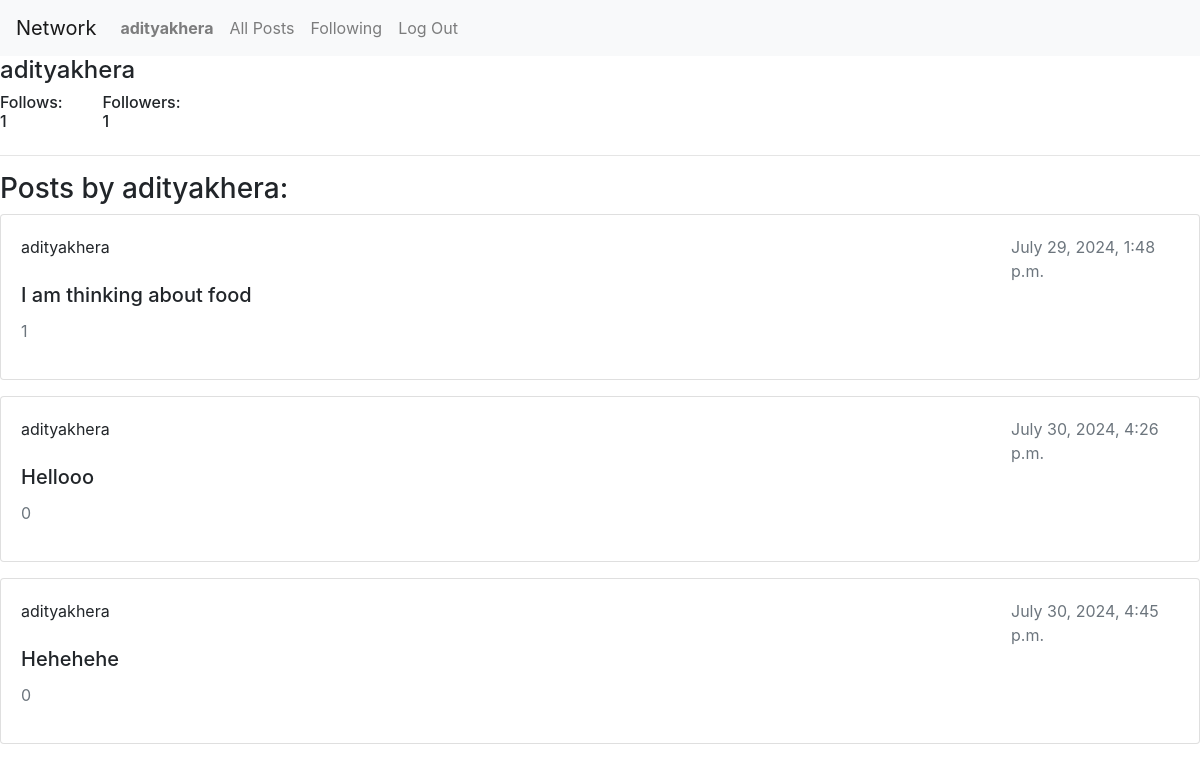
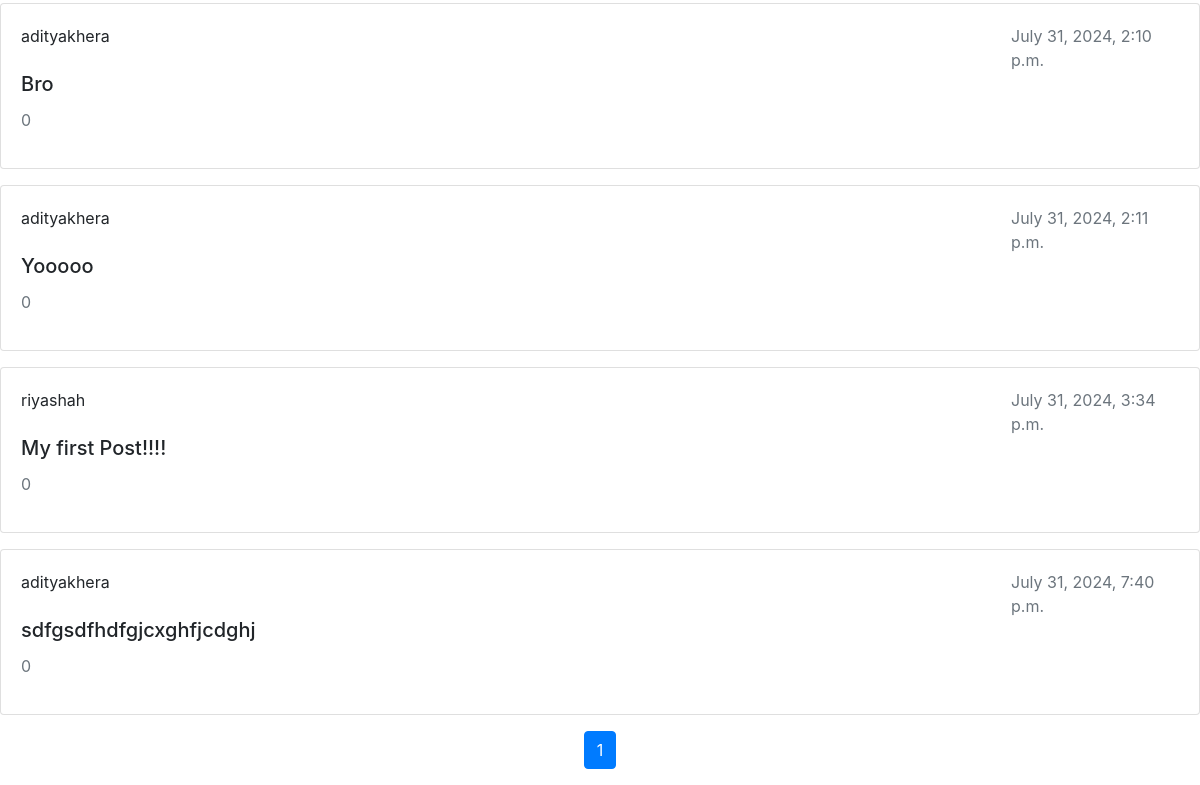
The app's page /profile/adityakhera (signed in), older data (2 pictures, top to bottom).
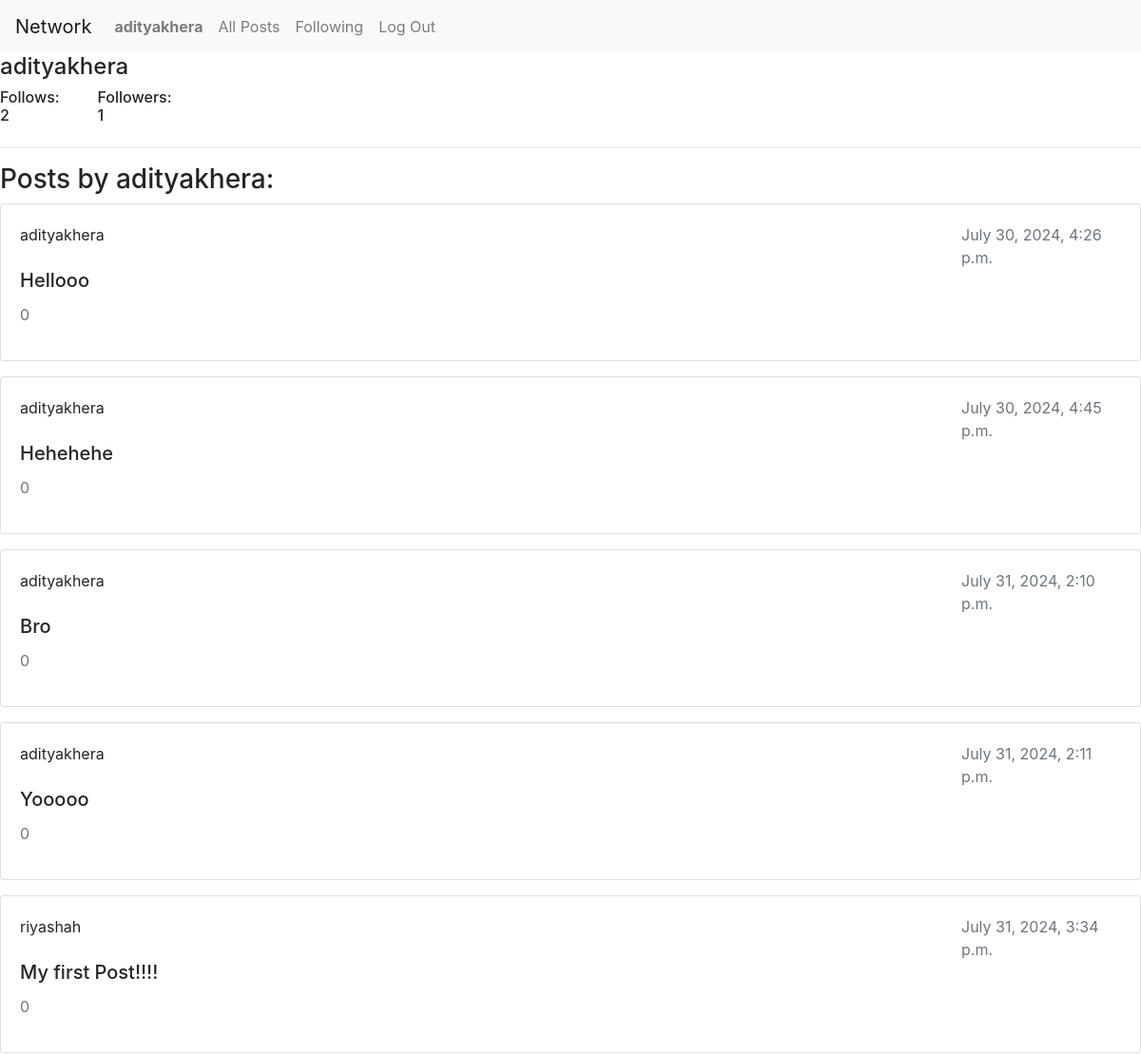
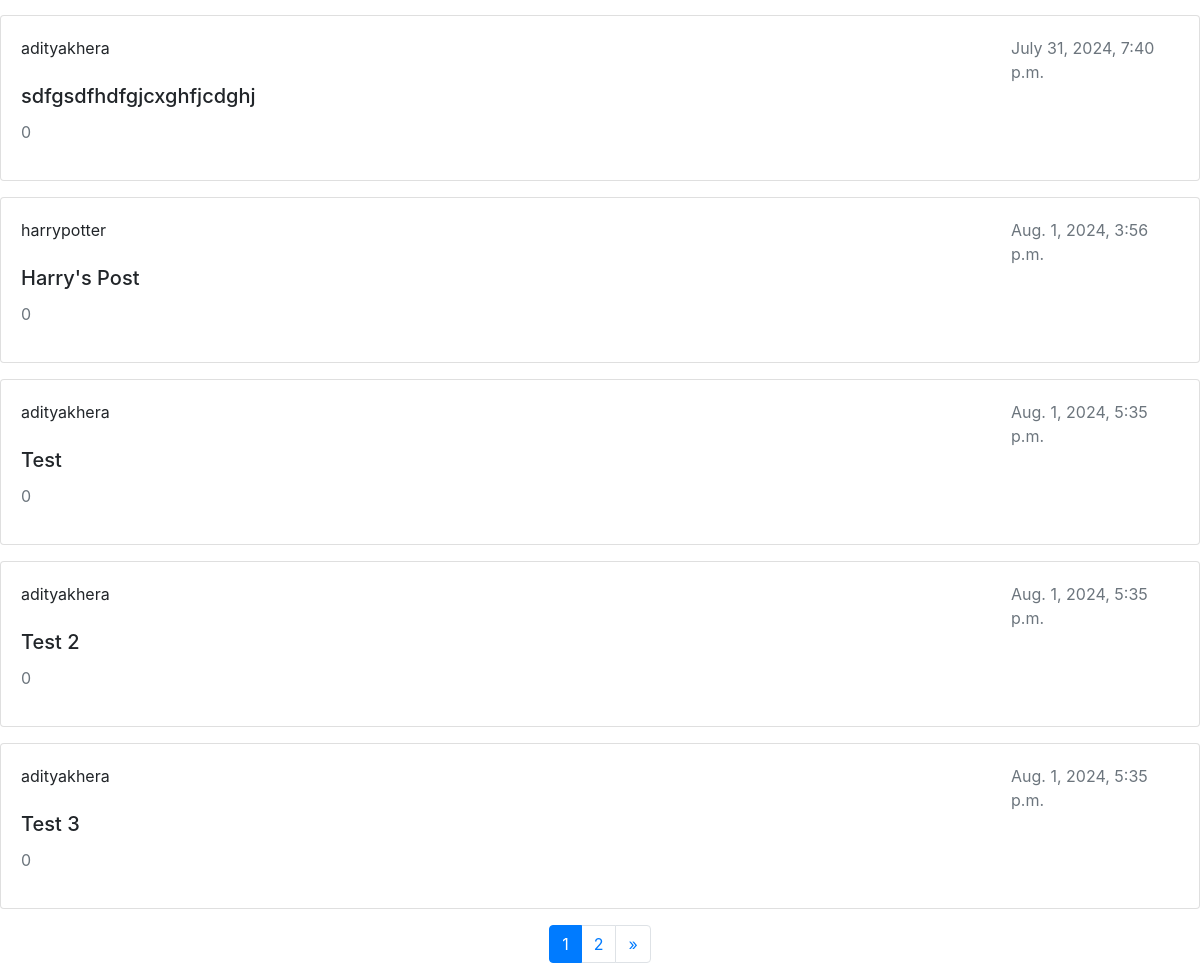
The same page, newer data (2 pictures, top to bottom).
### network/models.py (models this page shows, shortened)
class User(AbstractUser):
    pass

class Post(models.Model):
    user = models.ForeignKey(User, on_delete=models.CASCADE, related_name = 'posts_made')
    content = models.CharField(max_length=280)
    timestamp = models.DateTimeField(auto_now_add=True)

### network/views.py (the view)
# urls.py: path("profile/<str:username>", views.profile, name='profile'),
def profile(request, username):
    profile = User.objects.get(username = username)
    follower = User.objects.get(pk=request.user.id)
    posts_list = Post.objects.all().order_by('-timestamp')
    paginator = Paginator(posts_list, 10)  # 10 posts per page
    page_number = request.GET.get('page')
    posts = paginator.get_page(page_number)
    if Follower.objects.filter(user = follower, followers = profile).exists():
        following = True
    else:
        following = False
    return render(request, 'network/profile.html', {
        'profile' : profile,
        'posts' : posts,
        'following'  : following
    })

### network/templates/network/profile.html (shortened to what this page needs)
{% extends "network/layout.html" %}
{% block body %}
    <div class="h4">{{profile.username}}</div>
    <div class="row">
        <div class="h6 col-1">Follows: {{profile.followers.count}}</div>
        <div class="h6 col-1">Followers: {{profile.follows.count}}</div>
    </div>
    <hr>
    <h3>Posts by {{profile.username}}:</h3>
    {% if posts %}
        <div class="row">
            <div class="col-12">
                {% for post in posts reversed %}
                <div class="card mb-3">
                    <div class="card-body">
                        <div class="row">
                            <div class="card-text col-10">{{post.user.username}}</div>
                            <div class="text-muted col-2">{{post.timestamp}}</div>
                        </div>
                        <h5 class="card-title">{{post.content}}</h5>
                        <p class="text-muted">{{post.likes.count}}</p>
                    </div>
                </div>
                {% endfor %}
            </div>
        </div>
        <nav aria-label="Page navigation">
            <ul class="pagination justify-content-center">
                {% for i in posts.paginator.page_range %}
                    {% if posts.number == i %}
                        <li class="page-item active"><a class="page-link" href="#">{{ i }}</a></li>
                    {% else %}
                        <li class="page-item"><a class="page-link" href="?page={{ i }}">{{ i }}</a></li>
                    {% endif %}
                {% endfor %}
                {% if posts.has_next %}
                    <li class="page-item">
                        <a class="page-link" href="?page={{ posts.next_page_number }}" aria-label="Next">
                            <span aria-hidden="true">&raquo;</span>
                        </a>
                    </li>
                {% endif %}
            </ul>
        </nav>
    {% else %}
        <h4>No Posts Yet</h4>
    {% endif %}
{% endblock %}

### network/templates/network/layout.html (shortened to what this page needs)
{% load static %}
<!DOCTYPE html>
<html lang="en">
    <head>
        <link rel="stylesheet" href="https://stackpath.bootstrapcdn.com/bootstrap/4.4.1/css/bootstrap.min.css">
        <link href="{% static 'network/styles.css' %}" rel="stylesheet">
    </head>
    <body>
        <nav class="navbar navbar-expand-lg navbar-light bg-light">
            <a class="navbar-brand" href="#">Network</a>
            <div>
              <ul class="navbar-nav mr-auto">
                {% if user.is_authenticated %}
                    <li class="nav-item">
                        <a class="nav-link" href="#"><strong>{{ user.username }}</strong></a>
                    </li>
                {% endif %}
                <li class="nav-item">
                  <a class="nav-link" href="{% url 'index' %}">All Posts</a>
                </li>
                {% if user.is_authenticated %}
                    <li class="nav-item">
                        <a class="nav-link" href="{% url 'followingpage' %}">Following</a>
                    </li>
                    <li class="nav-item">
                        <a class="nav-link" href="{% url 'logout' %}">Log Out</a>
                    </li>
                {% endif %}
              </ul>
            </div>
          </nav>
        <div class="body">
            {% block body %}
            {% endblock %}
        </div>
    </body>
</html>

Row changes from the older to the newer data that the page shows:
no longer on this page (row unchanged): Post: user.username "adityakhera", timestamp "July 29, 2024, 1:48 p.m.", content "I am thinking about food", likes.count "1"
computed for User "adityakhera": followers.count "1" → "2"
added Post: user.username "harrypotter", timestamp "Aug. 1, 2024, 3:56 p.m.", content "Harry's Post", likes.count "0"
added Post: user.username "adityakhera", timestamp "Aug. 1, 2024, 5:35 p.m.", content "Test", likes.count "0"
added Post: user.username "adityakhera", timestamp "Aug. 1, 2024, 5:35 p.m.", content "Test 2", likes.count "0"
added Post: user.username "adityakhera", timestamp "Aug. 1, 2024, 5:35 p.m.", content "Test 3", likes.count "0"
Text that changed along with them:
new list line: "2"
